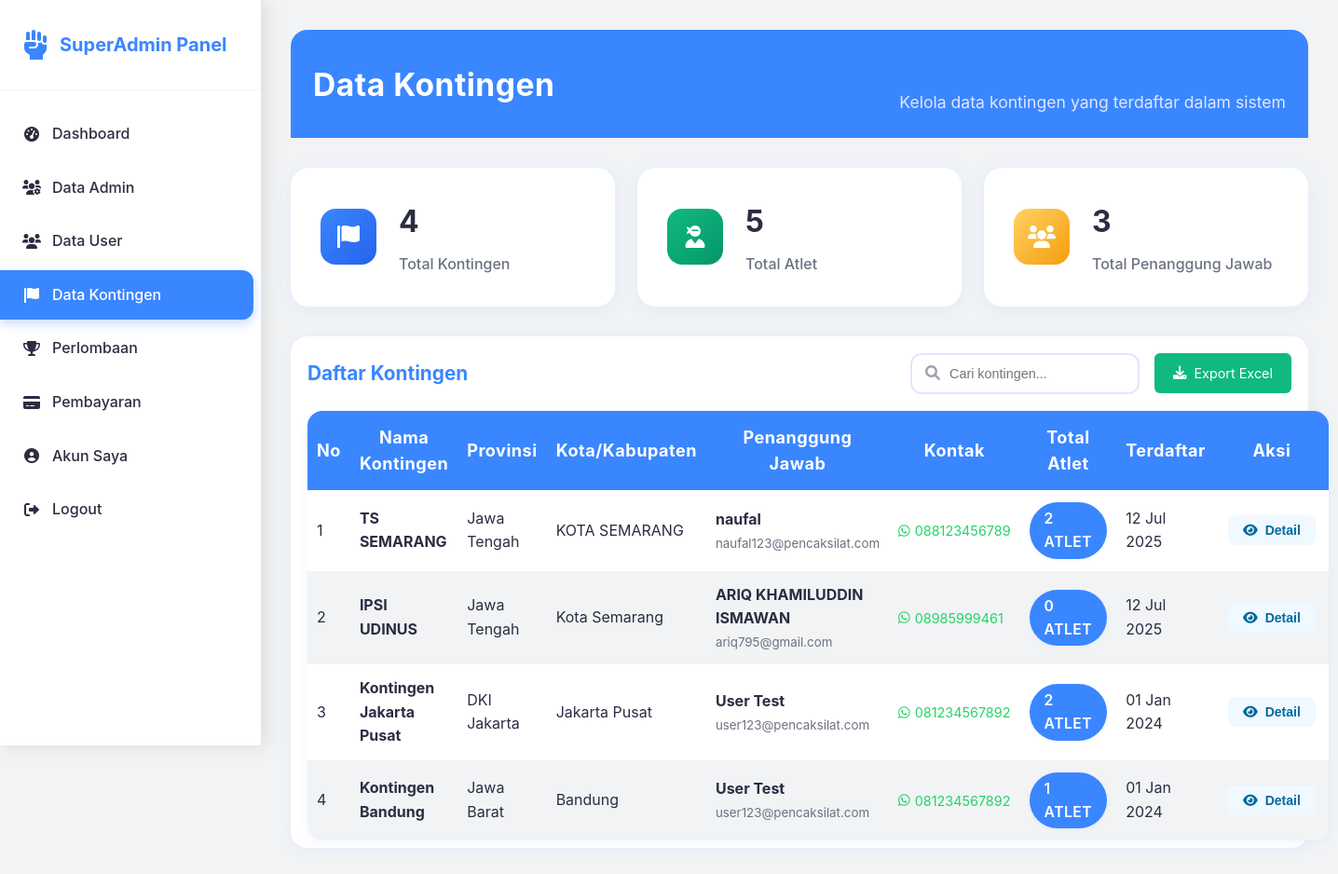
The page /dashboard/superadmin/data-kontingen.php (signed in) on the database its author committed.
### tables this page shows
CREATE TABLE `kontingen` (
  `id` int NOT NULL,
  `user_id` int DEFAULT NULL,
  `nama_kontingen` varchar(100) NOT NULL,
  `provinsi` varchar(50) NOT NULL,
  `kota` varchar(50) NOT NULL,
  `alamat` text,
  `created_at` timestamp NOT NULL DEFAULT CURRENT_TIMESTAMP,
  `updated_at` timestamp NOT NULL DEFAULT CURRENT_TIMESTAMP ON UPDATE CURRENT_TIMESTAMP
);

CREATE TABLE `users` (
  `id` int NOT NULL,
  `nama` varchar(100) NOT NULL,
  `email` varchar(100) NOT NULL,
  `password` varchar(255) NOT NULL,
  `whatsapp` varchar(20) DEFAULT NULL,
  `alamat` text,
  `role` enum('admin','user','superadmin') NOT NULL DEFAULT 'user',
  `status` enum('active','inactive') DEFAULT 'active',
  `created_at` timestamp NOT NULL DEFAULT CURRENT_TIMESTAMP,
  `updated_at` timestamp NOT NULL DEFAULT CURRENT_TIMESTAMP ON UPDATE CURRENT_TIMESTAMP
);

### dashboard/superadmin/data-kontingen.php (the view, shortened to what this page needs)
    <?php
require_once '../../config/database.php';
$stmt = $pdo->query("
    SELECT k.*, u.nama as user_name, u.email as user_email, u.whatsapp as user_whatsapp,
           COUNT(a.id) as total_athletes
    FROM kontingen k
    LEFT JOIN users u ON k.user_id = u.id
    LEFT JOIN athletes a ON k.id = a.kontingen_id
    GROUP BY k.id
    ORDER BY k.created_at DESC
");
$kontingen = $stmt->fetchAll();
?>
<!DOCTYPE html>
<html lang="id">
<head>
    <link rel="stylesheet" href="../../assets/css/style.css">
    <link href="https://cdnjs.cloudflare.com/ajax/libs/font-awesome/6.0.0/css/all.min.css" rel="stylesheet">
</head>
<body>
    <div class="sidebar">
        <div class="sidebar-header">
            <div class="sidebar-logo">
                <i class="fas fa-fist-raised"></i>
                <span>SuperAdmin Panel</span>
            </div>
        </div>
        <ul class="sidebar-menu">
            <li><a href="index.php"><i class="fas fa-tachometer-alt"></i> Dashboard</a></li>
            <li><a href="data-admin.php"><i class="fas fa-users-cog"></i> Data Admin</a></li>
            <li><a href="data-user.php"><i class="fas fa-users"></i> Data User</a></li>
            <li><a href="data-kontingen.php" class="active"><i class="fas fa-flag"></i> Data Kontingen</a></li>
            <li><a href="perlombaan.php"><i class="fas fa-trophy"></i> Perlombaan</a></li>
            <li><a href="pembayaran.php"><i class="fas fa-credit-card"></i> Pembayaran</a></li>
            <li><a href="akun-saya.php"><i class="fas fa-user-circle"></i> Akun Saya</a></li>
            <li><a href="../../auth/logout.php"><i class="fas fa-sign-out-alt"></i> Logout</a></li>
        </ul>
    </div>
    <div class="main-content">
        <div class="page-header">
            <h1 class="page-title">Data Kontingen</h1>
            <p class="page-subtitle">Kelola data kontingen yang terdaftar dalam sistem</p>
        </div>
        <div class="dashboard-cards">
            <div class="dashboard-card">
                <div class="dashboard-card-icon blue">
                    <i class="fas fa-flag"></i>
                </div>
                <div class="dashboard-card-content">
                    <h3><?php echo count($kontingen); ?></h3>
                    <p>Total Kontingen</p>
                </div>
            </div>
            <div class="dashboard-card">
                <div class="dashboard-card-icon green">
                    <i class="fas fa-user-ninja"></i>
                </div>
                <div class="dashboard-card-content">
                    <h3><?php echo array_sum(array_column($kontingen, 'total_athletes')); ?></h3>
                    <p>Total Atlet</p>
                </div>
            </div>
            <div class="dashboard-card">
                <div class="dashboard-card-icon yellow">
                    <i class="fas fa-users"></i>
                </div>
                <div class="dashboard-card-content">
                    <h3><?php echo count(array_unique(array_column($kontingen, 'user_id'))); ?></h3>
                    <p>Total Penanggung Jawab</p>
                </div>
            </div>
        </div>
        <div class="table-container">
            <div class="table-header">
                <h2 class="table-title">Daftar Kontingen</h2>
                <div class="table-actions">
                    <div class="search-box">
                        <input type="text" id="searchKontingen" placeholder="Cari kontingen...">
                    </div>
                    <a href="?export=kontingen" class="btn-success">
                        <i class="fas fa-download"></i> Export Excel
                    </a>
                </div>
            </div>
            <table class="data-table" id="kontingenTable">
                <thead>
                    <tr>
                        <th>No</th>
                        <th>Nama Kontingen</th>
                        <th>Provinsi</th>
                        <th>Kota/Kabupaten</th>
                        <th>Penanggung Jawab</th>
                        <th>Kontak</th>
                        <th>Total Atlet</th>
                        <th>Terdaftar</th>
                        <th>Aksi</th>
                    </tr>
                </thead>
                <tbody>
                    <?php foreach ($kontingen as $index => $k): ?>
                    <tr>
                        <td><?php echo $index + 1; ?></td>
                        <td>
                            <strong><?php echo htmlspecialchars($k['nama_kontingen']); ?></strong>
                        </td>
                        <td><?php echo htmlspecialchars($k['provinsi']); ?></td>
                        <td><?php echo htmlspecialchars($k['kota']); ?></td>
                        <td>
                            <div style="display: flex; flex-direction: column; gap: 2px;">
                                <strong><?php echo htmlspecialchars($k['user_name']); ?></strong>
                                <small style="color: #6b7280;"><?php echo htmlspecialchars($k['user_email']); ?></small>
                            </div>
                        </td>
                        <td>
                            <a href="https://wa.me/<?php echo preg_replace('/^0/', '62', $k['user_whatsapp']); ?>"
                               target="_blank" class="whatsapp-link">
                                <i class="fab fa-whatsapp"></i> <?php echo htmlspecialchars($k['user_whatsapp']); ?>
                            </a>
                        </td>
                        <td>
                            <span class="status-badge status-<?php echo $k['total_athletes'] > 0 ? 'active' : 'inactive'; ?>">
                                <?php echo $k['total_athletes']; ?> Atlet
                            </span>
                        </td>
                        <td><?php echo date('d M Y', strtotime($k['created_at'])); ?></td>
                        <td>
                            <button class="btn-action btn-detail" onclick="detailKontingen(<?php echo $k['id']; ?>)">
                                <i class="fas fa-eye"></i> Detail
                            </button>
                        </td>
                    </tr>
                    <?php endforeach; ?>
                </tbody>
            </table>
        </div>
    </div>
</body>
</html>

### dashboard/superadmin/data-kontingen.php (style rules this page uses)
.whatsapp-link { color: #25d366; text-decoration: none; display: inline-flex; align-items: center; gap: 5px; font-size: 0.9rem; }
.btn-success { background: #10b981; color: white; padding: 10px 20px; border: none; border-radius: 6px; text-decoration: none; display: inline-flex; align-items: center; gap: 8px; font-size: 0.9rem; transition: background 0.3s; }

### rows shown on the page
kontingen: nama_kontingen "TS SEMARANG", provinsi "Jawa Tengah", kota "KOTA SEMARANG", user.nama "naufal", user.email "naufal123@pencaksilat.com", user.whatsapp "088123456789", total_athletes "2", created_at "12 Jul 2025"
kontingen: nama_kontingen "IPSI UDINUS", provinsi "Jawa Tengah", kota "Kota Semarang", user.nama "ARIQ KHAMILUDDIN ISMAWAN", user.email "ariq795@gmail.com", user.whatsapp "08985999461", total_athletes "0", created_at "12 Jul 2025"
kontingen: nama_kontingen "Kontingen Jakarta Pusat", provinsi "DKI Jakarta", kota "Jakarta Pusat", user.nama "User Test", user.email "user123@pencaksilat.com", user.whatsapp "081234567892", total_athletes "2", created_at "01 Jan 2024"
kontingen: nama_kontingen "Kontingen Bandung", provinsi "Jawa Barat", kota "Bandung", user.nama "User Test", user.email "user123@pencaksilat.com", user.whatsapp "081234567892", total_athletes "1", created_at "01 Jan 2024"

### other values the page prints
count($kontingen) "4"
array_sum(array_column($kontingen, 'total_athletes')) "5"
count(array_unique(array_column($kontingen, 'user_id'))) "3"
